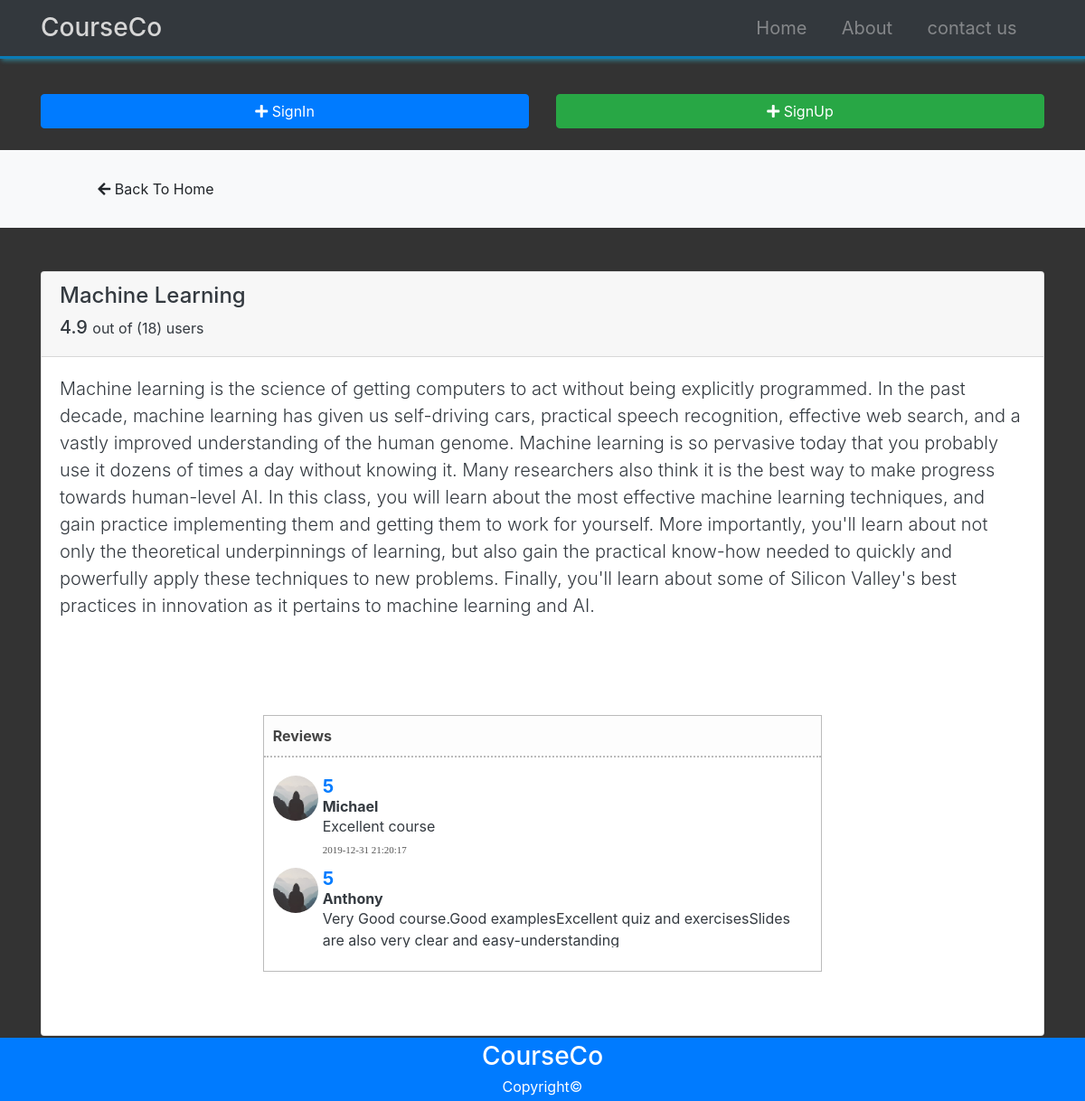
The app's page /home/6 with its own data.
### courseco/models.py (models this page shows, shortened)
class Course(db.Model):
	id = db.Column(db.Integer, primary_key=True)
	name = db.Column(db.String(100), nullable=False)
	description = db.Column(db.Text, nullable=False)
	date_posted = db.Column(db.DateTime, nullable=False, default=datetime.utcnow)
	avg_rate = db.Column(db.Float)
	reviews = db.relationship('Review', backref='course', lazy=True)
	lists = db.relationship('List', backref='course', lazy=True)

class Review(db.Model):
	id = db.Column(db.Integer, primary_key=True)
	date_posted = db.Column(db.DateTime, nullable=False, default=datetime.utcnow)
	content = db.Column(db.Text)
	rate = db.Column(db.Integer, default=0.0)
	user_id = db.Column(db.Integer, db.ForeignKey('user.id'), nullable=False)
	course_id = db.Column(db.Integer, db.ForeignKey('course.id'), nullable=False)

class User(db.Model, UserMixin):
	id = db.Column(db.Integer, primary_key=True)
	username = db.Column(db.String(20), unique=True, nullable=False)
	email = db.Column(db.String(100), unique=True, nullable=False)
	image_file = db.Column(db.String(20), nullable=False, default='default.jpg')
	password = db.Column(db.String(60), nullable=False)
	reviews = db.relationship('Review', backref='reviewer', lazy=True)
	lists = db.relationship('List', backref='user', lazy=True)

### courseco/routes.py (the view, shortened to what this page needs)
@app.route('/home/<int:course_id>', methods=['GET', 'POST']) # expect an int
def course_page(course_id):
	course = Course.query.get_or_404(course_id)
	reviews = Review.query.filter_by(course_id=course.id)\
	.order_by(Review.date_posted.desc())
	current_review = None
	current_l = None
	review_form = ReviewForm()
	list_form = ListForm()
	if review_form.validate_on_submit():
		if not current_review:
			review = Review(rate=review_form.rate.data, content=review_form.content.data, user_id=current_user.id, course_id=course.id) # or author=current_user.id
			db.session.add(review)
			db.session.commit()
			calc_rate(course.id)
			flash('Your review has been added!', 'success')
		else:
			current_review.rate = review_form.rate.data
			current_review.content = review_form.content.data
			db.session.commit()
			calc_rate(course.id)
			flash('Your review has been updated!', 'success')
		return redirect(url_for('course_page', course_id=course.id))
	elif request.method == 'GET':
		if current_review:
			review_form.rate.default = current_review.rate
			review_form.content.default = current_review.content
		review_form.process()
		if current_l:
			list_form.status.default = current_l.status
		list_form.process()
	return render_template('course.html', review_form=review_form, list_form=list_form
			, course=course, reviews=reviews, current_review=current_review, current_l=current_l)

### courseco/templates/course.html (shortened to what this page needs)
{% extends 'layout.html' %}
{% block content %}
  <section id="actions" class="py-4 mb-4 bg-light">
    <div class="container">
      <div class="row">
        <div class="col-md-3">
          <a href="{{ url_for('home') }}" class="btn btn-light btn-block">
            <i class="fas fa-arrow-left"></i>
            Back To Home
          </a>
        </div>
      </div>
    </div>
  </section>
  <section class="py-4 ">
    <div class="container text-dark">
      <div class="row">
        <div class="col-md-12">
          <div class="card">
            <div class="card-header">
              <h4>{{ course.name }}</h4>
              {% if course.avg_rate %}
              <div class="h5">{{ course.avg_rate }}  <small>out of ({{ course.reviews|length }}) users</small></div>
              {% else %}
              <div class="h5">Not Rated Yet</div>
              {% endif %}
            </div>
            <div class="card-body">
              <p class="lead">
                {{ course.description }}
              </p>
            </div>
    <div class="row justify-content-center">
    <div class="card-body col-lg-8">
    <div class="detailBox text-dark">
    <div class="titleBox">
      <label><strong>Reviews</strong></label>
    </div>
    <div class="actionBox">
        <ul class="commentList">
          {% for review in reviews %}
            <li>
                <div class="commenterImage">
                  <img src="{{ url_for('static', filename='profile_pics/' + review.reviewer.image_file) }}" />
                </div>
                <div class="commentText">
                    <span class="m-0 p-0 font-weight-bold text-primary h5">{{ review.rate }} </span>
                    <h6 class="m-0 p-0 font-weight-bold">{{ review.reviewer.username }}</h6>
                    <p class="">{{ review.content }}</p> <span class="date sub-text">{{ review.date_posted.strftime('%Y-%m-%d %H:%M:%S') }}</span>
                </div>
            </li>
          {% endfor %}
        </ul>
    </div>
</div>
</div>
</div>
</div>
</div>
</div>
</div>
  </section>
{% endblock %}

### courseco/static/css/style.css (style rules this page uses)
body { margin-top: 80px; background: #333; color: #fff; }
.detailBox { border:1px solid #bbb; margin:50px; }
.titleBox { background-color:#fdfdfd; padding:10px; }
.titleBox label { color:#444; margin:0; display:inline-block; }
.commentList { padding:0; list-style:none; max-height:200px; overflow:auto; }
.commentList li { margin:0; margin-top:10px; }
.commentList li > div { display:table-cell; }
.commenterImage { width:50px; margin-right:5px; height:100%; float:left; }
.commenterImage img { width:100%; border-radius:50%; }
.commentText p { margin:0; }
.sub-text { color:#555; font-family:verdana; font-size:11px; }
.actionBox { border-top:2px dotted #bbb; padding:10px; }

### records on screen
Course: name "Machine Learning", avg_rate "4.9", description "Machine learning is the science of getting computers to act without being explicitly programmed. In the past decade, machine learning has given us self-driving cars, practical speech recognition, effective web search, and a vastly improved understanding of the human genome. Machine learning is so pervasive today that you probably use it dozens of times a day without knowing it. Many researchers also think it is the best way to make progress towards human-level AI. In this class, you will learn about the most effective machine learning techniques, and gain practice implementing them and getting them to work for yourself. More importantly, you'll learn about not only the theoretical…"
Review: image_file (placeholder picture), rate "5", reviewer.username "Michael", content "Excellent course", date_posted "2019-12-31 21:20:17"
Review: image_file (placeholder picture), rate "5", reviewer.username "Anthony", content "Very Good course.Good examplesExcellent quiz and exercisesSlides are also very clear and easy-understanding"

### other values on screen
{{ course.reviews|length }} "18"
